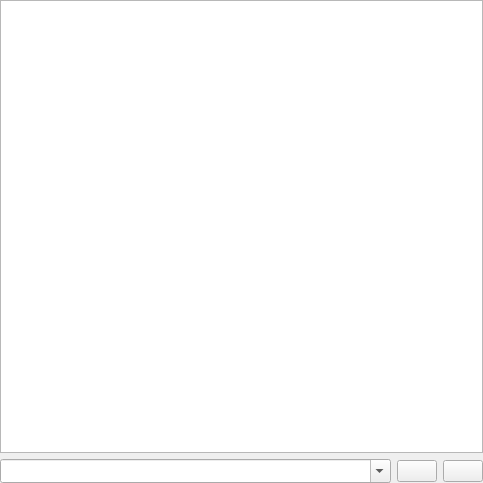
<?xml version="1.0" encoding="UTF-8"?>
<ui version="4.0">
 <class>partMainConsole</class>
 <widget class="QWidget" name="partMainConsole">
  <property name="geometry">
   <rect>
    <x>0</x>
    <y>0</y>
    <width>483</width>
    <height>483</height>
   </rect>
  </property>
  <property name="windowTitle">
   <string>Form</string>
  </property>
  <layout class="QGridLayout" name="gridLayout">
   <property name="leftMargin">
    <number>0</number>
   </property>
   <property name="topMargin">
    <number>0</number>
   </property>
   <property name="rightMargin">
    <number>0</number>
   </property>
   <property name="bottomMargin">
    <number>0</number>
   </property>
   <item row="0" column="0">
    <widget class="QFrame" name="frame">
     <property name="frameShape">
      <enum>QFrame::NoFrame</enum>
     </property>
     <property name="frameShadow">
      <enum>QFrame::Raised</enum>
     </property>
     <layout class="QVBoxLayout" name="verticalLayout_14">
      <property name="leftMargin">
       <number>0</number>
      </property>
      <property name="topMargin">
       <number>0</number>
      </property>
      <property name="rightMargin">
       <number>0</number>
      </property>
      <property name="bottomMargin">
       <number>0</number>
      </property>
      <item>
       <widget class="QPlainTextEdit" name="txtConsole">
        <property name="minimumSize">
         <size>
          <width>0</width>
          <height>1</height>
         </size>
        </property>
        <property name="font">
         <font>
          <pointsize>9</pointsize>
         </font>
        </property>
        <property name="readOnly">
         <bool>true</bool>
        </property>
       </widget>
      </item>
      <item>
       <layout class="QHBoxLayout" name="horizontalLayout_7" stretch="1,0,0">
        <item>
         <widget class="ComboBox" name="cboCommand">
          <property name="styleSheet">
           <string notr="true">padding-top: 3;
padding-bottom: 3;
padding-right: 8;</string>
          </property>
          <property name="editable">
           <bool>true</bool>
          </property>
          <property name="maxVisibleItems">
           <number>5</number>
          </property>
          <property name="maxCount">
           <number>10</number>
          </property>
          <property name="insertPolicy">
           <enum>QComboBox::InsertAtTop</enum>
          </property>
         </widget>
        </item>
        <item>
         <widget class="QPushButton" name="cmdCommandSend">
          <property name="toolTip">
           <string>Send command</string>
          </property>
          <property name="icon">
           <iconset resource="../../images.qrc">
            <normaloff>:/images/send_1.png</normaloff>:/images/send_1.png</iconset>
          </property>
          <property name="iconSize">
           <size>
            <width>16</width>
            <height>16</height>
           </size>
          </property>
         </widget>
        </item>
        <item>
         <widget class="QPushButton" name="cmdClearConsole">
          <property name="toolTip">
           <string>Clear console</string>
          </property>
          <property name="icon">
           <iconset resource="../../images.qrc">
            <normaloff>:/images/erase_1.png</normaloff>:/images/erase_1.png</iconset>
          </property>
          <property name="iconSize">
           <size>
            <width>16</width>
            <height>16</height>
           </size>
          </property>
         </widget>
        </item>
       </layout>
      </item>
     </layout>
    </widget>
   </item>
  </layout>
 </widget>
 <customwidgets>
  <customwidget>
   <class>ComboBox</class>
   <extends>QComboBox</extends>
   <header location="global">widgets/combobox.h</header>
   <slots>
    <signal>returnPressed()</signal>
   </slots>
  </customwidget>
 </customwidgets>
 <resources>
  <include location="../../images.qrc"/>
 </resources>
 <connections>
  <connection>
   <sender>cmdCommandSend</sender>
   <signal>clicked()</signal>
   <receiver>partMainConsole</receiver>
   <slot>onSendClicked()</slot>
   <hints>
    <hint type="sourcelabel">
     <x>426</x>
     <y>459</y>
    </hint>
    <hint type="destinationlabel">
     <x>428</x>
     <y>478</y>
    </hint>
   </hints>
  </connection>
  <connection>
   <sender>cmdClearConsole</sender>
   <signal>clicked()</signal>
   <receiver>partMainConsole</receiver>
   <slot>onClearClicked()</slot>
   <hints>
    <hint type="sourcelabel">
     <x>462</x>
     <y>459</y>
    </hint>
    <hint type="destinationlabel">
     <x>479</x>
     <y>460</y>
    </hint>
   </hints>
  </connection>
  <connection>
   <sender>cboCommand</sender>
   <signal>returnPressed()</signal>
   <receiver>partMainConsole</receiver>
   <slot>onSendClicked()</slot>
   <hints>
    <hint type="sourcelabel">
     <x>217</x>
     <y>468</y>
    </hint>
    <hint type="destinationlabel">
     <x>-1</x>
     <y>468</y>
    </hint>
   </hints>
  </connection>
 </connections>
 <slots>
  <slot>onClearClicked()</slot>
  <slot>onSendClicked()</slot>
 </slots>
</ui>
